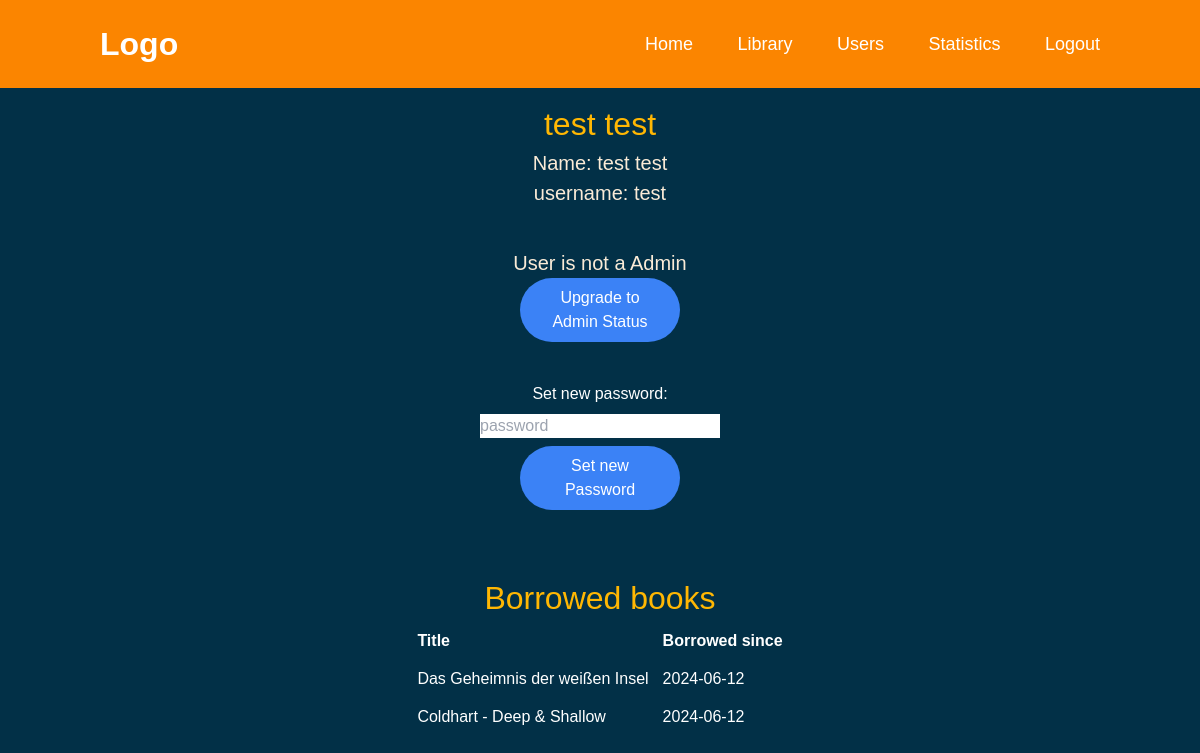
/user/8 (signed in), run on the app's committed database.
### app.py (models this page shows, shortened)
class User(db.Model, UserMixin):
    __tablename__ = 'user'
    id = db.Column(db.Integer, primary_key=True)
    username = db.Column(db.String(64), unique=True, nullable=False)
    password = db.Column(db.String(128), nullable=False)
    firstname = db.Column(db.String(64), nullable=False)
    lastname = db.Column(db.String(64), nullable=False)
    admin = db.Column(db.Boolean, nullable=False)
    books = db.relationship('Book', back_populates='user', lazy=True)

class Book(db.Model):
    __tablename__ ='book'
    id = db.Column(db.Integer, primary_key=True)
    title = db.Column(db.String(128), unique=True, nullable=False)
    author = db.Column(db.String(128), nullable=False)
    published_date = db.Column(db.Date, nullable=False)
    img_url = db.Column(db.String(128), nullable=True)
    borrowed_from = db.Column(db.Integer, db.ForeignKey('user.id'), nullable=True)
    borrowed_date = db.Column(db.Date, nullable=True)
    user = db.relationship('User', back_populates='books')

### app.py (the view)
@app.route('/user/<int:user_id>', methods=['GET'])
@login_required
def user(user_id):
    user = User.query.get_or_404(user_id)
    return render_template('user.html', user=user, loggedIn=True)

### app.py (called while the page is built)
@login_manager.user_loader
def load_user(user_id):
  return User.query.get(int(user_id))

### templates/user.html (shortened to what this page needs)
{% extends "layout.html" %}
{% block body %}
<body class="body">
  <div>
    <div class="m-10">
      <h1>{{ user.firstname }} {{ user.lastname }}</h1>
      <p>Name: {{ user.firstname }} {{ user.lastname }}</p>
      <p>username: {{ user.username }}</p>
    </div>
    {% if current_user.admin and not user.admin%}
    <div class="m-10">
      <p>User is not a Admin</p>
      <form action="{{ url_for('userToAdmin') }}" method="post" class="flex flex-col flex-wrap content-center mb-5">
        <button type="submit" class="w-40 px-4 py-2 bg-blue-500 text-white rounded-full">
          Upgrade to Admin Status
        </button>
      </form>
    </div>
    {% endif %}
    {% if current_user.admin or current_user.id == user.id%}
    <form action="{{ url_for('pwreset') }}" method="post" class="flex flex-col flex-wrap content-center items-center gap-2">
      <label for="newPw" class="text-white">Set new password:</label>
      <input type="password" required name="newPw" id="newPw" placeholder="password" class="w-60">
      <button type="submit" class="w-40 px-4 py-2 bg-blue-500 text-white rounded-full">
        Set new Password
      </button>
    </form>
    <h1 class="mt-16">Borrowed books</h1>
    <div class="flex justify-center">
      <table class="borrowedBooksTable">
        <tr>
          <th>Title</th>
          <th>Borrowed since</th>
        </tr>
        {% for book in user.books %}
        <tr>
          <a href="{{ url_for('book_detail', book_id=book.id)}}" class="text-white text-xl flex flex-wrap justify-center">
          <td>
            <a href="{{ url_for('book_detail', book_id=book.id)}}">{{ book.title }}</a>
          </td>
          <td>
            <a href="{{ url_for('book_detail', book_id=book.id)}}">{{ book.borrowed_date }}</a>
          </td>
          </a>
        </tr>
        {% endfor %}
      </table>
    </div>
    {% endif %}
  </div>
</body>
{% endblock %}

### static/style.css (style rules this page uses)
* { margin: 0; padding: 0; box-sizing: border-box; font-family: 'Gill Sans', 'Gill Sans MT', Calibri, 'Trebuchet MS', sans-serif; }
.body { margin: 100px auto; max-width: 1200px; background: #023047; }
h1 { font-family: 'Franklin Gothic Medium', 'Arial Narrow', Arial, sans-serif; font-size: 32px !important; text-align: center; color: #ffb703; }
p { text-align: center; font-size: 20px; color: antiquewhite; }
.borrowedBooksTable { color: white; width: auto; }
th, td { text-align: left; padding: 7px; }

### data on the page
User: firstname "test", lastname "test", username "test"
Book: title "Das Geheimnis der weißen Insel", borrowed_date "2024-06-12"
Book: title "Coldhart - Deep & Shallow", borrowed_date "2024-06-12"
